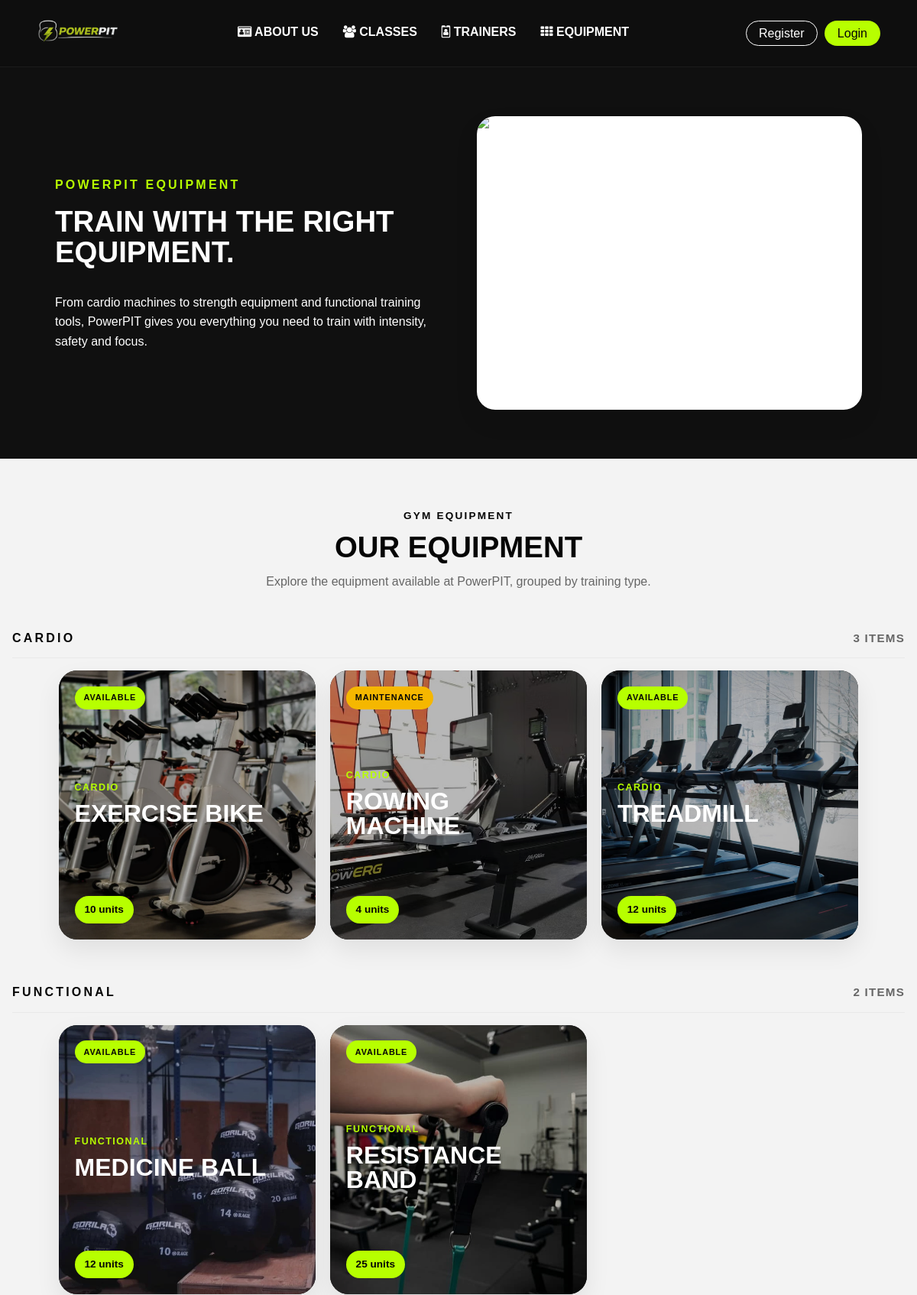
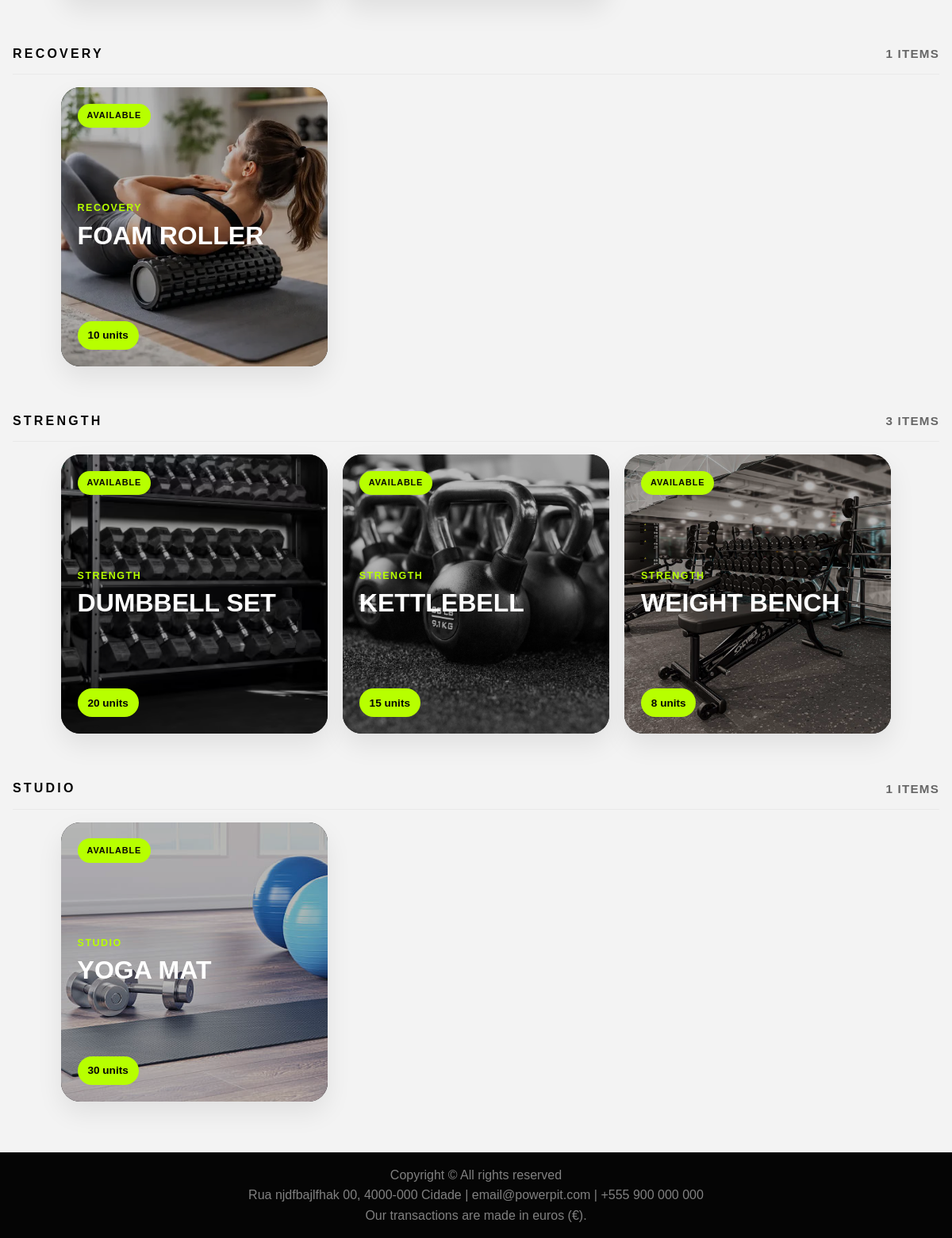
The app's page /pages/equipment.php with its own data (2 pictures, top to bottom).
### tables this page shows
CREATE TABLE Equipment(
   EquipmentId INTEGER PRIMARY KEY AUTOINCREMENT,
   Name NVARCHAR(100) NOT NULL,
   Type NVARCHAR(50) NOT NULL,
   Quantity INTEGER NOT NULL,
   AvailabilityStatus NVARCHAR(20) NOT NULL
);

### pages/equipment.php (called while the page is built, shortened)
<?php
require_once(__DIR__ . '/../template/common.tpl.php');
require_once(__DIR__ . '/../template/equipment.tpl.php');
require_once(__DIR__ . '/../database/connection.db.php');
require_once(__DIR__ . '/../database/equipment.class.php');
$db = getDatabaseConnection();
$equipment = Equipment::getAllEquipment($db);
drawEquipmentPage($equipment);
?>

### database/equipment.class.php (called while the page is built, shortened)
<?php
class Equipment {
    private int $id;
    private string $name;
    private string $type;
    private int $quantity;
    private string $status;
    public function __construct(
        int $id,
        string $name,
        string $type,
        int $quantity,
        string $status
    ) {
        $this->id = $id;
        $this->name = $name;
        $this->type = $type;
        $this->quantity = $quantity;
        $this->status = $status;
    }
    public function getId(): int {
        return $this->id;
    }
    public function getName(): string {
        return $this->name;
    }
    public function getType(): string {
        return $this->type;
    }
    public function getQuantity(): int {
        return $this->quantity;
    }
    public function getStatus(): string {
        return $this->status;
    }
    public static function getAllEquipment(PDO $db): array {
        $stmt = $db->prepare('
            SELECT *
            FROM Equipment
            ORDER BY Type, Name
        ');
        $stmt->execute();
        $equipment = [];
        while ($row = $stmt->fetch()) {
            $equipment[] = new Equipment(
                (int)$row['EquipmentId'],
                $row['Name'],
                $row['Type'],
                (int)$row['Quantity'],
                $row['AvailabilityStatus']
            );
        }
        return $equipment;
    }
}
?>

### template/equipment.tpl.php (the view, shortened to what this page needs)
<?php
require_once(__DIR__ . '/../database/equipment.class.php');
function drawEquipmentPage(array $equipment): void { ?>
    <main class="equipment_page">
        <section class="flex-row dark classes_feature">
            <article class="flex-item main">
                <p class="classes_label">PowerPIT Equipment</p>
                <h1>Train with the right equipment.</h1>
                <p>
                    From cardio machines to strength equipment and functional training tools,
                    PowerPIT gives you everything you need to train with intensity, safety and focus.
                </p>
            </article>
            <aside class="flex-item side">
                <img
                    src="https://images.unsplash.com/photo-1534438327276-14e5300c3a48?auto=format&fit=crop&w=1200&q=80"
                    alt="PowerPIT equipment"
                >
            </aside>
        </section>
        <section class="equipment_section">
            <header class="equipment_section_header">
                <p class="classes_label">Gym equipment</p>
                <h1>Our equipment</h1>
                <p>
                    Explore the equipment available at PowerPIT, grouped by training type.
                </p>
            </header>
            <?php if (empty($equipment)) { ?>
                <article class="card equipment_empty">
                    <h2>No equipment available</h2>
                    <p>There is no equipment registered at the moment.</p>
                </article>
            <?php } else { ?>
                <?php $equipmentByType = groupEquipmentByType($equipment); ?>
                <div class="equipment_groups">
                    <?php foreach ($equipmentByType as $type => $items) { ?>
                        <section class="equipment_group">
                            <header class="equipment_group_header">
                                <p class="classes_label"><?= htmlspecialchars($type) ?></p>
                                <h2><?= count($items) ?> items</h2>
                            </header>
                            <div class="equipment_gallery">
                                <?php foreach ($items as $item) {
                                    drawEquipmentCard($item);
                                } ?>
                            </div>
                        </section>
                    <?php } ?>
                </div>
            <?php } ?>
        </section>
    </main>
<?php } ?>
<?php
function groupEquipmentByType(array $equipment): array {
    $groups = [];
    foreach ($equipment as $item) {
        $type = $item->getType();
        if (!isset($groups[$type])) {
            $groups[$type] = [];
        }
        $groups[$type][] = $item;
    }
    return $groups;
}
function getEquipmentStatusClass(string $status): string {
    $status = strtolower($status);
    if ($status === 'available') {
        return 'available';
    }
    if ($status === 'maintenance') {
        return 'maintenance';
    }
    return 'unavailable';
}
function drawEquipmentCard(Equipment $item): void {
    $statusClass = getEquipmentStatusClass($item->getStatus());
    $image = 'equipment' . $item->getId() . '.png';
?>
    <a
        class="equipment_gallery_card"
        href="../pages/equipment_details.php?id=<?= htmlspecialchars((string)$item->getId()) ?>"
    >
        <img
            src="../assets/equipment/<?= htmlspecialchars($image) ?>"
            alt="<?= htmlspecialchars($item->getName()) ?>"
        >
        <div class="equipment_gallery_overlay">
            <span class="equipment_status <?= htmlspecialchars($statusClass) ?>">
                <?= htmlspecialchars($item->getStatus()) ?>
            </span>
            <div>
                <p><?= htmlspecialchars($item->getType()) ?></p>
                <h2><?= htmlspecialchars($item->getName()) ?></h2>
            </div>
            <strong><?= htmlspecialchars((string)$item->getQuantity()) ?> units</strong>
        </div>
    </a>
<?php } ?>

### records on screen
equipment: shows a picture, AvailabilityStatus "AVAILABLE", Type "CARDIO", Name "EXERCISE BIKE", Quantity "10"
equipment: shows a picture, AvailabilityStatus "MAINTENANCE", Type "CARDIO", Name "ROWING MACHINE", Quantity "4"
equipment: shows a picture, AvailabilityStatus "AVAILABLE", Type "CARDIO", Name "TREADMILL", Quantity "12"
equipment: shows a picture, AvailabilityStatus "AVAILABLE", Type "FUNCTIONAL", Name "MEDICINE BALL", Quantity "12"
equipment: shows a picture, AvailabilityStatus "AVAILABLE", Type "FUNCTIONAL", Name "RESISTANCE BAND", Quantity "25"
equipment: shows a picture, AvailabilityStatus "AVAILABLE", Type "RECOVERY", Name "FOAM ROLLER", Quantity "10"
equipment: shows a picture, AvailabilityStatus "AVAILABLE", Type "STRENGTH", Name "DUMBBELL SET", Quantity "20"
equipment: shows a picture, AvailabilityStatus "AVAILABLE", Type "STRENGTH", Name "KETTLEBELL", Quantity "15"
equipment: shows a picture, AvailabilityStatus "AVAILABLE", Type "STRENGTH", Name "WEIGHT BENCH", Quantity "8"
equipment: Type "STUDIO", count($items) "1", shows a picture, AvailabilityStatus "AVAILABLE", Name "YOGA MAT", Quantity "30"

### other values on screen
$type "CARDIO"
count($items) "3"
$type "FUNCTIONAL"
count($items) "2"
$type "RECOVERY"
count($items) "1"
$type "STRENGTH"
